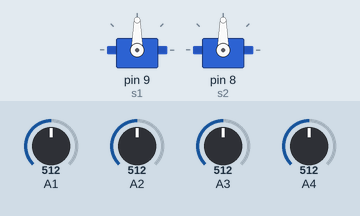
Bench run of a sketch on a simulated Arduino Uno, built with avr-gcc and run on an emulated ATmega328P. Parts: 2 × servo. The inputs (shaded band) are chosen by the test bench; at power-on: A1 = 512, A2 = 512, A3 = 512, A4 = 512. What the sketch prints to the serial monitor is not drawn.

Above: at 1.2 s.
1.3 s: A1 set to 539
2.8 s: A1 set to 567
At 3.26 s:
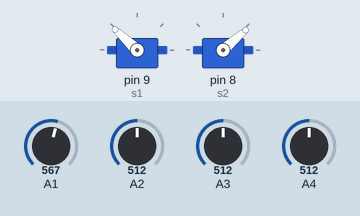
At 4.5 s:
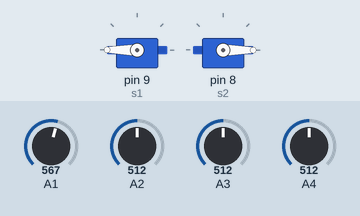
5.1 s: A2 set to 595
6.6 s: A2 set to 622
At 9.2 s:
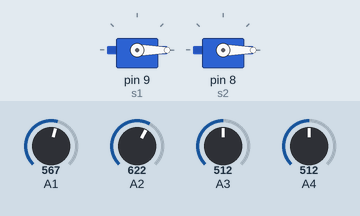
9.6 s: A3 set to 589
11.1 s: A3 set to 618
At 11.55 s:
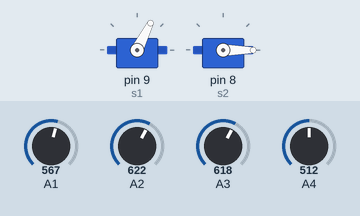
Timing chart, 0 to 14.1 s (numbered marks = the images above; inputs shaded):
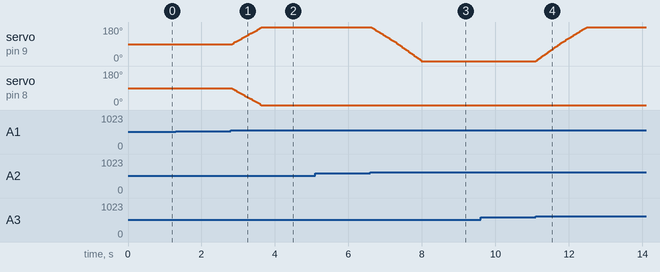

The sketch:

servo_control.ino
```cpp
#include <Servo.h>  // Include the Servo library

// Declare variables for sensor readings
float nw, ne, sw, se;

// Servo angles and state variables
int topangle = 90;  // Initial angle for the top servo
int botangle = 90;  // Initial angle for the bottom servo
bool flipped = false;  // Indicates if the system is flipped
int servo1 = 9;    // PWM pin for the servo
int angle1 = 90;   // Start the servo at 90 degrees (middle position)

// Test angles for debugging purposes
int testangle1 = 0;
int testangle2 = 180;
int startangle = 90;

// Create Servo objects for the top and bottom servos
Servo s1; // Bottom servo
Servo s2; // Top servo

void setup() {
  // Initialize serial communication for debugging
  Serial.begin(9600);
  Serial.println("Starting...");

  // Attach servos to their respective pins
  s1.attach(9); // Bottom servo on pin 9
  s2.attach(8); // Top servo on pin 8

  Serial.println("Setup complete, entering loop...");
}

void loop() {
  // Read voltage from the sensors and scale to 0-5V
  nw = analogRead(A1) * (5.0 / 1023.0);
  ne = analogRead(A2) * (5.0 / 1023.0);
  sw = analogRead(A3) * (5.0 / 1023.0);
  se = analogRead(A4) * (5.0 / 1023.0);

  // Variables to hold sums of sensor readings
  float esum, nsum, wsum, ssum, tol;
  tol = 0.2;  // Tolerance threshold for adjustments

  // Calculate directional sums
  esum = ne + se;
  wsum = nw + sw;
  nsum = ne + nw;
  ssum = se + sw;

  // Determine if the system is flipped
  flipped = (topangle >= 90) ? false : true;

  // Adjust bottom servo angle based on east-west difference
  if (!flipped) {
    if (esum - wsum < 0 && abs(esum - wsum) > tol) {
      botangle -= 1;
    } else if (esum - wsum > 0 && abs(esum - wsum) > tol) {
      botangle += 1;
    }
  } else {
    if (esum - wsum < 0 && abs(esum - wsum) > tol) {
      botangle += 1;
    } else if (esum - wsum > 0 && abs(esum - wsum) > tol) {
      botangle -= 1;
    }
  }

  // Adjust top servo angle based on north-south difference
  if (nsum - ssum < 0 && abs(nsum - ssum) > tol) {
    topangle += 1;
  } else if (nsum - ssum > 0 && abs(nsum - ssum) > tol) {
    topangle -= 1;
  }

  // Handle flipping behavior when bottom servo angle reaches extreme values
  if (botangle == 180 && abs(esum - wsum) > 0.5) {
    botangle = 10;  // Reset bottom servo angle
    topangle = 180 - topangle;  // Flip top servo
    topangle = constrain(topangle, 0, 180);
    botangle = constrain(botangle, 0, 180);
    s1.write(botangle);
    s2.write(topangle);
    delay(1500);  // Delay to stabilize the system
  } else if (botangle == 0 && abs(esum - wsum) > 0.5) {
    botangle = 170;  // Reset bottom servo angle
    topangle = 185 - topangle;  // Flip top servo
    topangle = constrain(topangle, 0, 180);
    botangle = constrain(botangle, 0, 180);
    s1.write(botangle);
    s2.write(topangle);
    delay(1500);  // Delay to stabilize the system
  }

  // Constrain servo angles to valid ranges
  topangle = constrain(topangle, 0, 180);
  botangle = constrain(botangle, 0, 180);

  // Debugging: Print current angles to the Serial Monitor
  Serial.println(topangle);
  Serial.println(botangle);

  // Update servo positions
  s1.write(botangle);
  s2.write(topangle);

  delay(5);  // Small delay to smooth out the movements
}
```

Measured:
- the behaviour switches between 552 and 553 on A1 (found by bisection; images 0 and 1)
- the behaviour switches between 607 and 608 on A2 (found by bisection; images 2 and 3)
- the behaviour switches between 607 and 608 on A3 (found by bisection; images 3 and 4)
- after the input at 2.8 s, servo on pin 8 (s2): moves from 90° to 0° over 0.82 s, starting at once
- after the input at 6.6 s, servo on pin 9 (s1): moves from 180° to 0° over 1.4 s, starting at once
- after the input at 11.1 s, servo on pin 9 (s1): moves from 0° to 180° over 1.4 s, starting at once
